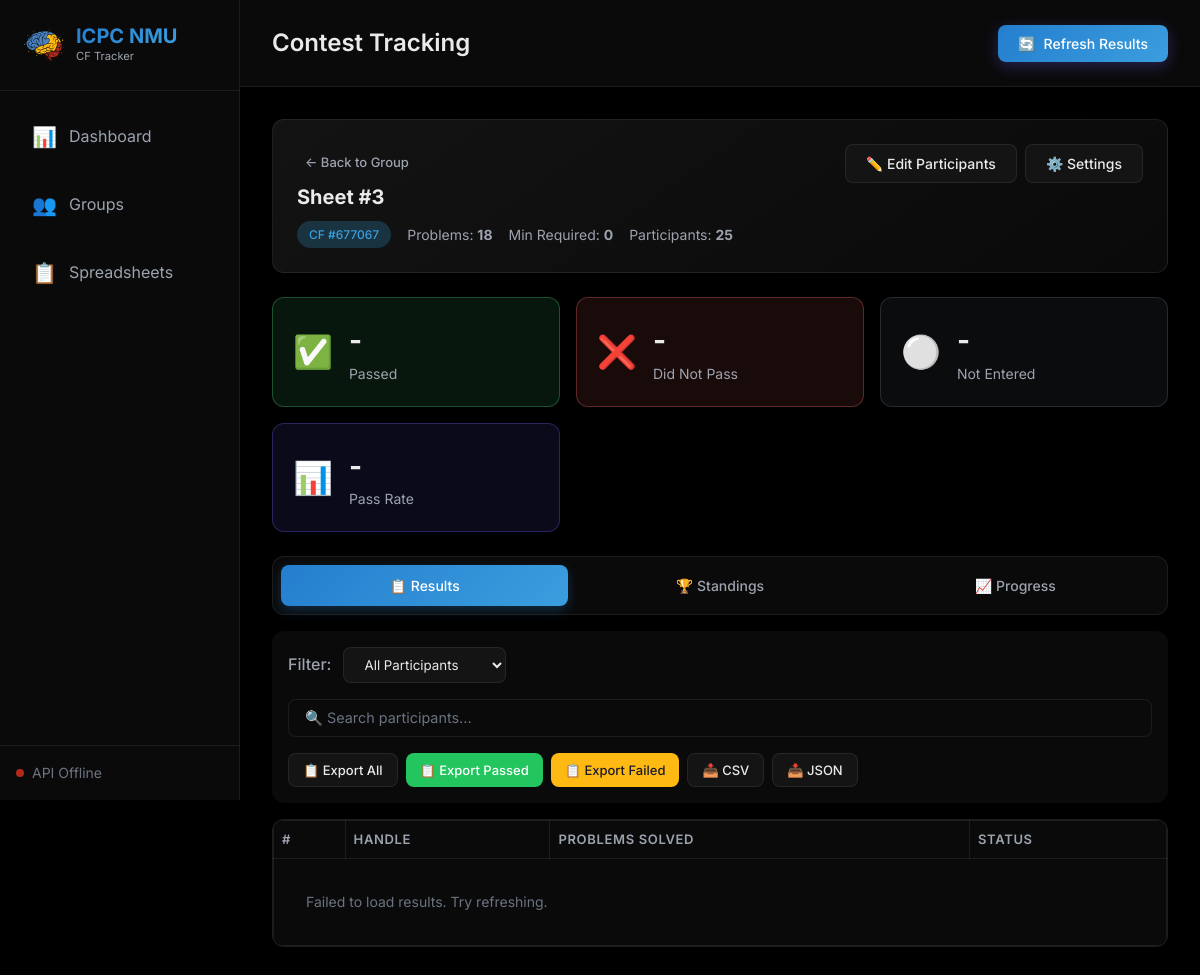
The app's page /contest/5 with its own data.
### models/database.py (models this page shows, shortened)
class Contest(db.Model):
    __tablename__ = 'contests'
    id = db.Column(db.Integer, primary_key=True)
    group_id = db.Column(db.Integer, db.ForeignKey('groups.id'), nullable=False)
    cf_contest_id = db.Column(db.Integer, nullable=False)  # Codeforces contest ID
    name = db.Column(db.String(200), nullable=False)
    min_solved = db.Column(db.Integer, default=1)  # Minimum problems to pass (or percentage if is_percent)
    min_solved_is_percent = db.Column(db.Boolean, default=False)  # If True, min_solved is a percentage
    participants = db.Column(db.Text, default='')  # Comma-separated handles
    lock_participants = db.Column(db.Boolean, default=False)  # If True, don't auto-update from spreadsheet
    added_at = db.Column(db.DateTime, default=utc_now)
    total_problems = db.Column(db.Integer, default=0)  # Total problems in contest (for percentage calc)
    start_date = db.Column(db.DateTime, nullable=True)  # When the contest started on Codeforces
    last_refreshed = db.Column(db.DateTime, nullable=True)  # Last time results were fetched
    contest_type = db.Column(db.String(20), default='contest')  # 'contest', 'sheet', or 'offline_contest'
    results = db.relationship('CachedResult', backref='contest', lazy=True, cascade='all, delete-orphan')
    fetch_history = db.relationship('FetchHistory', backref='contest', lazy=True, cascade='all, delete-orphan')
    def get_participants_list(self):
        if not self.participants:
            return []
        return [h.strip() for h in self.participants.split(',') if h.strip()]
    def get_required_solved(self):
        if self.min_solved_is_percent and self.total_problems > 0:
            return max(1, int(self.total_problems * self.min_solved / 100))
        return self.min_solved

### app.py (the view)
@app.route('/contest/<int:contest_id>')
def contest_page(contest_id):
    contest = Contest.query.get_or_404(contest_id)
    return render_template('contest.html', contest=contest)

### templates/contest.html (shortened to what this page needs)
{% extends 'base.html' %}
{% block header %}Contest Tracking{% endblock %}
{% block header_actions %}
<button class="btn btn-primary" onclick="refreshResults()">
    <span>🔄</span> Refresh Results
</button>
{% endblock %}
{% block content %}
<div class="contest-page">
    <div class="contest-info-card">
        <div class="contest-info-header">
            <div>
                <a href="/groups?group={{ contest.group_id }}" class="btn btn-back btn-sm">← Back to Group</a>
                <h2 id="contestName">{{ contest.name }}</h2>
                <p class="contest-meta">
                    <span class="badge badge-info">CF #{{ contest.cf_contest_id }}</span>
                    <span class="meta-item">Problems: <strong id="totalProblems">{{ contest.total_problems
                            }}</strong></span>
                    <span class="meta-item">Min Required: <strong id="minSolved">{{ contest.get_required_solved()
                            }}</strong></span>
                    <span class="meta-item">Participants: <strong id="participantCount">{{
                            contest.get_participants_list()|length }}</strong></span>
                </p>
            </div>
            <div class="contest-actions">
                <button class="btn btn-secondary" onclick="openEditParticipantsModal()">✏️ Edit Participants</button>
                <button class="btn btn-secondary" onclick="openEditSettingsModal()">⚙️ Settings</button>
            </div>
        </div>
    </div>
    <div class="results-summary" id="resultsSummary">
        <div class="summary-card passed">
            <div class="summary-icon">✅</div>
            <div class="summary-content">
                <div class="summary-value" id="passedCount">-</div>
                <div class="summary-label">Passed</div>
            </div>
        </div>
        <div class="summary-card failed">
            <div class="summary-icon">❌</div>
            <div class="summary-content">
                <div class="summary-value" id="failedCount">-</div>
                <div class="summary-label">Did Not Pass</div>
            </div>
        </div>
        <div class="summary-card not-participated">
            <div class="summary-icon">⚪</div>
            <div class="summary-content">
                <div class="summary-value" id="notParticipatedCount">-</div>
                <div class="summary-label">Not Entered</div>
            </div>
        </div>
        <div class="summary-card total"
            title="Pass Rate = (Participants who passed / Total participants who entered the contest) × 100%">
            <div class="summary-icon">📊</div>
            <div class="summary-content">
                <div class="summary-value" id="passRate">-</div>
                <div class="summary-label">Pass Rate</div>
            </div>
        </div>
    </div>
    <div class="view-tabs">
        <button class="tab-btn active" onclick="switchView('results')" id="tabResults">📋 Results</button>
        <button class="tab-btn" onclick="switchView('standings')" id="tabStandings">🏆 Standings</button>
        <button class="tab-btn" onclick="switchView('progress')" id="tabProgress">📈 Progress</button>
    </div>
    <div class="view-container" id="viewResults">
        <div class="results-toolbar">
            <div class="filter-group">
                <label>Filter:</label>
                <select id="resultFilter" onchange="applyFilter()">
                    <option value="all">All Participants</option>
                </select>
            </div>
            <div class="search-bar-container">
                <input type="search" id="resultSearchInput" class="search-input" placeholder="🔍 Search participants..." oninput="applyFilter()">
            </div>
            <div class="export-group">
                <button class="btn btn-secondary btn-sm" onclick="exportResults('all')">📋 Export All</button>
                <button class="btn btn-success btn-sm" onclick="exportResults('passed')">📋 Export Passed</button>
                <button class="btn btn-warning btn-sm" onclick="exportResults('failed')">📋 Export Failed</button>
                <button class="btn btn-secondary btn-sm" onclick="exportContestFile('csv')">📥 CSV</button>
                <button class="btn btn-secondary btn-sm" onclick="exportContestFile('json')">📥 JSON</button>
            </div>
        </div>
        <div class="results-table-container">
            <table class="data-table" id="resultsTable">
                <thead>
                    <tr>
                        <th>#</th>
                        <th>Handle</th>
                        <th>Problems Solved</th>
                        <th>Status</th>
                    </tr>
                </thead>
                <tbody id="resultsTableBody">
                </tbody>
            </table>
        </div>
    </div>
</div>
{% endblock %}

### records on screen
Contest: name "Sheet #3", cf_contest_id "677067", total_problems "18", get_required_solved "0"

### other values on screen
{{ contest.get_participants_list()|length }} "25"
